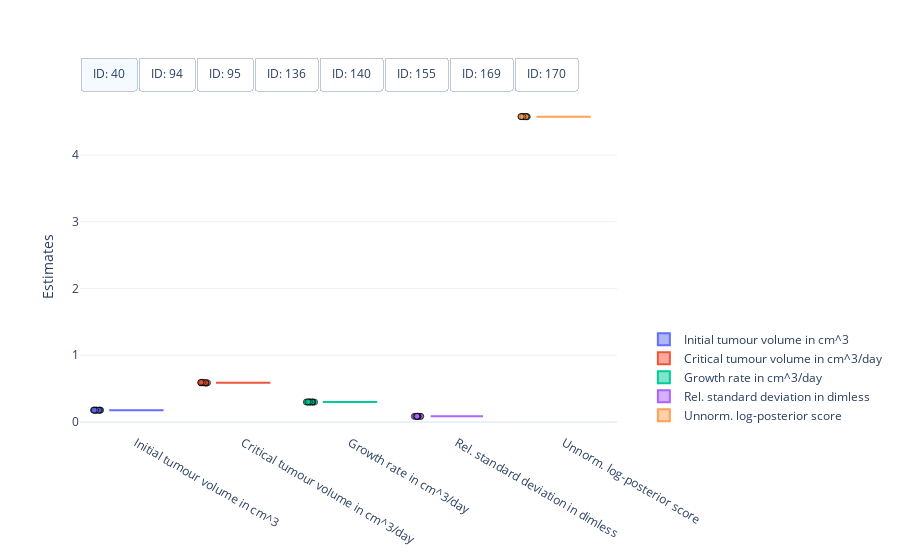

The notebook cell saved with this chart:
### Code cell
#
# Visualisation of the spread of optimised model parameters for multiple runs from different initial points.
#
# This cell needs the above optimised model parameters and their respective objective function scores, as well as the data
# [parameters_multi, scores_multi, data]
#

import pkpd.plots


# Define x labels
xlabels = [
    'Initial tumour volume in cm^3', 
    'Critical tumour volume in cm^3/day',
    'Growth rate in cm^3/day',
    'Rel. standard deviation in dimless',
    'Unnorm. log-posterior score']

# Get mouse ids
mouse_ids = data['#ID'].unique()

# Create figure
fig = pkpd.plots.plot_optimised_parameters(
    parameters_multi, scores_multi, xlabels, mouse_ids)

# Show figure
fig.show()

### Figure 1 — Plotly figure (JSON) as saved in the notebook; plotly's stock layout.template omitted (floating-point values rounded to 4 significant figures)
{"data": [{"boxpoints": "all", "jitter": 0.2, "line": {"color": "#636EFA"}, "marker": {"color": "#636EFA", "line": {"color": "black", "width": 1}, "opacity": 0.7, "symbol": "circle"}, "name": "Initial tumour volume in cm^3", "pointpos": -1.5, "type": "box", "visible": true, "y": [0.1757, 0.1757, 0.1757, 0.1759, 0.1757, 0.1757, 0.1758, 0.1756, 0.1759, 0.1758]}, {"boxpoints": "all", "jitter": 0.2, "line": {"color": "#EF553B"}, "marker": {"color": "#EF553B", "line": {"color": "black", "width": 1}, "opacity": 0.7, "symbol": "circle"}, "name": "Critical tumour volume in cm^3/day", "pointpos": -1.5, "type": "box", "visible": true, "y": [0.5863, 0.5859, 0.5861, 0.5865, 0.5861, 0.5861, 0.5929, 0.5789, 0.5867, 0.5929]}, {"boxpoints": "all", "jitter": 0.2, "line": {"color": "#00CC96"}, "marker": {"color": "#00CC96", "line": {"color": "black", "width": 1}, "opacity": 0.7, "symbol": "circle"}, "name": "Growth rate in cm^3/day", "pointpos": -1.5, "type": "box", "visible": true, "y": [0.2979, 0.2979, 0.2979, 0.2977, 0.2979, 0.2979, 0.2962, 0.2998, 0.2974, 0.2962]}, {"boxpoints": "all", "jitter": 0.2, "line": {"color": "#AB63FA"}, "marker": {"color": "#AB63FA", "line": {"color": "black", "width": 1}, "opacity": 0.7, "symbol": "circle"}, "name": "Rel. standard deviation in dimless", "pointpos": -1.5, "type": "box", "visible": true, "y": [0.08338, 0.08292, 0.08293, 0.08295, 0.08293, 0.08293, 0.08293, 0.08294, 0.08306, 0.08293]}, {"boxpoints": "all", "jitter": 0.2, "line": {"color": "#FFA15A"}, "marker": {"color": "#FFA15A", "line": {"color": "black", "width": 1}, "opacity": 0.7, "symbol": "circle"}, "name": "Unnorm. log-posterior score", "pointpos": -1.5, "type": "box", "visible": true, "y": [4.574, 4.575, 4.575, 4.575, 4.575, 4.575, 4.574, 4.574, 4.574, 4.574]}, {"boxpoints": "all", "jitter": 0.2, "line": {"color": "#636EFA"}, "marker": {"color": "#636EFA", "line": {"color": "black", "width": 1}, "opacity": 0.7, "symbol": "circle"}, "name": "Initial tumour volume in cm^3", "pointpos": -1.5, "type": "box", "visible": false, "y": [0.07325, 0.07325, 0.07325, 0.07325, 0.07325, 0.07325, 0.07325, 0.07325, 0.07325, 0.07325]}, {"boxpoints": "all", "jitter": 0.2, "line": {"color": "#EF553B"}, "marker": {"color": "#EF553B", "line": {"color": "black", "width": 1}, "opacity": 0.7, "symbol": "circle"}, "name": "Critical tumour volume in cm^3/day", "pointpos": -1.5, "type": "box", "visible": false, "y": [0.05611, 0.05611, 0.05611, 0.05611, 0.05611, 0.05611, 0.05611, 0.05611, 0.05611, 0.05611]}, {"boxpoints": "all", "jitter": 0.2, "line": {"color": "#00CC96"}, "marker": {"color": "#00CC96", "line": {"color": "black", "width": 1}, "opacity": 0.7, "symbol": "circle"}, "name": "Growth rate in cm^3/day", "pointpos": -1.5, "type": "box", "visible": false, "y": [0.3584, 0.3584, 0.3584, 0.3584, 0.3584, 0.3584, 0.3584, 0.3584, 0.3584, 0.3584]}, {"boxpoints": "all", "jitter": 0.2, "line": {"color": "#AB63FA"}, "marker": {"color": "#AB63FA", "line": {"color": "black", "width": 1}, "opacity": 0.7, "symbol": "circle"}, "name": "Rel. standard deviation in dimless", "pointpos": -1.5, "type": "box", "visible": false, "y": [0.07164, 0.07164, 0.07164, 0.07164, 0.07164, 0.07164, 0.07164, 0.07164, 0.07164, 0.07164]}, {"boxpoints": "all", "jitter": 0.2, "line": {"color": "#FFA15A"}, "marker": {"color": "#FFA15A", "line": {"color": "black", "width": 1}, "opacity": 0.7, "symbol": "circle"}, "name": "Unnorm. log-posterior score", "pointpos": -1.5, "type": "box", "visible": false, "y": [27.81, 27.81, 27.81, 27.81, 27.81, 27.81, 27.81, 27.81, 27.81, 27.81]}, {"boxpoints": "all", "jitter": 0.2, "line": {"color": "#636EFA"}, "marker": {"color": "#636EFA", "line": {"color": "black", "width": 1}, "opacity": 0.7, "symbol": "circle"}, "name": "Initial tumour volume in cm^3", "pointpos": -1.5, "type": "box", "visible": false, "y": [0.1968, 0.1968, 0.1968, 0.1968, 0.1968, 0.1968, 0.1968, 0.1968, 0.1968, 0.1968]}, {"boxpoints": "all", "jitter": 0.2, "line": {"color": "#EF553B"}, "marker": {"color": "#EF553B", "line": {"color": "black", "width": 1}, "opacity": 0.7, "symbol": "circle"}, "name": "Critical tumour volume in cm^3/day", "pointpos": -1.5, "type": "box", "visible": false, "y": [1.043, 1.043, 1.043, 1.043, 1.043, 1.043, 1.043, 1.043, 1.043, 1.043]}, {"boxpoints": "all", "jitter": 0.2, "line": {"color": "#00CC96"}, "marker": {"color": "#00CC96", "line": {"color": "black", "width": 1}, "opacity": 0.7, "symbol": "circle"}, "name": "Growth rate in cm^3/day", "pointpos": -1.5, "type": "box", "visible": false, "y": [0.1907, 0.1907, 0.1907, 0.1907, 0.1907, 0.1907, 0.1907, 0.1907, 0.1907, 0.1907]}, {"boxpoints": "all", "jitter": 0.2, "line": {"color": "#AB63FA"}, "marker": {"color": "#AB63FA", "line": {"color": "black", "width": 1}, "opacity": 0.7, "symbol": "circle"}, "name": "Rel. standard deviation in dimless", "pointpos": -1.5, "type": "box", "visible": false, "y": [0.1418, 0.1418, 0.1418, 0.1418, 0.1418, 0.1418, 0.1418, 0.1418, 0.1418, 0.1418]}, {"boxpoints": "all", "jitter": 0.2, "line": {"color": "#FFA15A"}, "marker": {"color": "#FFA15A", "line": {"color": "black", "width": 1}, "opacity": 0.7, "symbol": "circle"}, "name": "Unnorm. log-posterior score", "pointpos": -1.5, "type": "box", "visible": false, "y": [0.5006, 0.5006, 0.5006, 0.5006, 0.5006, 0.5006, 0.5006, 0.5006, 0.5006, 0.5006]}, {"boxpoints": "all", "jitter": 0.2, "line": {"color": "#636EFA"}, "marker": {"color": "#636EFA", "line": {"color": "black", "width": 1}, "opacity": 0.7, "symbol": "circle"}, "name": "Initial tumour volume in cm^3", "pointpos": -1.5, "type": "box", "visible": false, "y": [0.1315, 0.1315, 0.1316, 0.1316, 0.1316, 0.1315, 0.1317, 0.1316, 0.1316, 0.1316]}, {"boxpoints": "all", "jitter": 0.2, "line": {"color": "#EF553B"}, "marker": {"color": "#EF553B", "line": {"color": "black", "width": 1}, "opacity": 0.7, "symbol": "circle"}, "name": "Critical tumour volume in cm^3/day", "pointpos": -1.5, "type": "box", "visible": false, "y": [0.5669, 0.5672, 0.5673, 0.5673, 0.5673, 0.5671, 0.5677, 0.5673, 0.5676, 0.5673]}, {"boxpoints": "all", "jitter": 0.2, "line": {"color": "#00CC96"}, "marker": {"color": "#00CC96", "line": {"color": "black", "width": 1}, "opacity": 0.7, "symbol": "circle"}, "name": "Growth rate in cm^3/day", "pointpos": -1.5, "type": "box", "visible": false, "y": [0.1475, 0.1475, 0.1475, 0.1475, 0.1475, 0.1475, 0.1475, 0.1475, 0.1474, 0.1475]}, {"boxpoints": "all", "jitter": 0.2, "line": {"color": "#AB63FA"}, "marker": {"color": "#AB63FA", "line": {"color": "black", "width": 1}, "opacity": 0.7, "symbol": "circle"}, "name": "Rel. standard deviation in dimless", "pointpos": -1.5, "type": "box", "visible": false, "y": [0.07955, 0.0795, 0.07954, 0.07956, 0.07957, 0.07965, 0.07944, 0.07959, 0.07965, 0.07926]}, {"boxpoints": "all", "jitter": 0.2, "line": {"color": "#FFA15A"}, "marker": {"color": "#FFA15A", "line": {"color": "black", "width": 1}, "opacity": 0.7, "symbol": "circle"}, "name": "Unnorm. log-posterior score", "pointpos": -1.5, "type": "box", "visible": false, "y": [17.09, 17.09, 17.09, 17.09, 17.09, 17.09, 17.09, 17.09, 17.09, 17.09]}, {"boxpoints": "all", "jitter": 0.2, "line": {"color": "#636EFA"}, "marker": {"color": "#636EFA", "line": {"color": "black", "width": 1}, "opacity": 0.7, "symbol": "circle"}, "name": "Initial tumour volume in cm^3", "pointpos": -1.5, "type": "box", "visible": false, "y": [0.1081, 0.1081, 0.1081, 0.06033, 0.1081, 0.1081, 0.1081, 0.1081, 0.1081, 0.1081]}, {"boxpoints": "all", "jitter": 0.2, "line": {"color": "#EF553B"}, "marker": {"color": "#EF553B", "line": {"color": "black", "width": 1}, "opacity": 0.7, "symbol": "circle"}, "name": "Critical tumour volume in cm^3/day", "pointpos": -1.5, "type": "box", "visible": false, "y": [1000.0, 1000.0, 1000.0, 0.00245, 1000.0, 1000.0, 1000.0, 1000.0, 1000.0, 1000.0]}, {"boxpoints": "all", "jitter": 0.2, "line": {"color": "#00CC96"}, "marker": {"color": "#00CC96", "line": {"color": "black", "width": 1}, "opacity": 0.7, "symbol": "circle"}, "name": "Growth rate in cm^3/day", "pointpos": -1.5, "type": "box", "visible": false, "y": [0.09779, 0.09779, 0.09779, 15.71, 0.09779, 0.09779, 0.09779, 0.09779, 0.09779, 0.09779]}, {"boxpoints": "all", "jitter": 0.2, "line": {"color": "#AB63FA"}, "marker": {"color": "#AB63FA", "line": {"color": "black", "width": 1}, "opacity": 0.7, "symbol": "circle"}, "name": "Rel. standard deviation in dimless", "pointpos": -1.5, "type": "box", "visible": false, "y": [0.1574, 0.1574, 0.1574, 0.3488, 0.1574, 0.1574, 0.1574, 0.1574, 0.1574, 0.1574]}, {"boxpoints": "all", "jitter": 0.2, "line": {"color": "#FFA15A"}, "marker": {"color": "#FFA15A", "line": {"color": "black", "width": 1}, "opacity": 0.7, "symbol": "circle"}, "name": "Unnorm. log-posterior score", "pointpos": -1.5, "type": "box", "visible": false, "y": [8.45, 8.45, 8.45, -3.43, 8.45, 8.45, 8.45, 8.45, 8.45, 8.45]}, {"boxpoints": "all", "jitter": 0.2, "line": {"color": "#636EFA"}, "marker": {"color": "#636EFA", "line": {"color": "black", "width": 1}, "opacity": 0.7, "symbol": "circle"}, "name": "Initial tumour volume in cm^3", "pointpos": -1.5, "type": "box", "visible": false, "y": [0.1001, 0.1001, 0.1004, 0.1002, 0.1003, 0.1001, 0.1003, 0.1003, 0.1002, 0.1002]}, {"boxpoints": "all", "jitter": 0.2, "line": {"color": "#EF553B"}, "marker": {"color": "#EF553B", "line": {"color": "black", "width": 1}, "opacity": 0.7, "symbol": "circle"}, "name": "Critical tumour volume in cm^3/day", "pointpos": -1.5, "type": "box", "visible": false, "y": [0.1182, 0.1222, 0.1225, 0.1222, 0.1224, 0.1221, 0.1225, 0.1224, 0.1222, 0.1222]}, {"boxpoints": "all", "jitter": 0.2, "line": {"color": "#00CC96"}, "marker": {"color": "#00CC96", "line": {"color": "black", "width": 1}, "opacity": 0.7, "symbol": "circle"}, "name": "Growth rate in cm^3/day", "pointpos": -1.5, "type": "box", "visible": false, "y": [0.7763, 0.757, 0.7553, 0.7565, 0.7557, 0.7572, 0.7551, 0.7554, 0.7565, 0.7565]}, {"boxpoints": "all", "jitter": 0.2, "line": {"color": "#AB63FA"}, "marker": {"color": "#AB63FA", "line": {"color": "black", "width": 1}, "opacity": 0.7, "symbol": "circle"}, "name": "Rel. standard deviation in dimless", "pointpos": -1.5, "type": "box", "visible": false, "y": [0.1373, 0.1369, 0.1375, 0.1373, 0.1374, 0.1376, 0.1376, 0.1369, 0.1373, 0.1373]}, {"boxpoints": "all", "jitter": 0.2, "line": {"color": "#FFA15A"}, "marker": {"color": "#FFA15A", "line": {"color": "black", "width": 1}, "opacity": 0.7, "symbol": "circle"}, "name": "Unnorm. log-posterior score", "pointpos": -1.5, "type": "box", "visible": false, "y": [2.027, 2.03, 2.029, 2.029, 2.029, 2.03, 2.029, 2.029, 2.029, 2.029]}, {"boxpoints": "all", "jitter": 0.2, "line": {"color": "#636EFA"}, "marker": {"color": "#636EFA", "line": {"color": "black", "width": 1}, "opacity": 0.7, "symbol": "circle"}, "name": "Initial tumour volume in cm^3", "pointpos": -1.5, "type": "box", "visible": false, "y": [0.1215, 0.1215, 0.1215, 0.1215, 0.1215, 0.1215, 0.1215, 0.1215, 0.1215, 0.1215]}, {"boxpoints": "all", "jitter": 0.2, "line": {"color": "#EF553B"}, "marker": {"color": "#EF553B", "line": {"color": "black", "width": 1}, "opacity": 0.7, "symbol": "circle"}, "name": "Critical tumour volume in cm^3/day", "pointpos": -1.5, "type": "box", "visible": false, "y": [0.6517, 0.6517, 0.6517, 0.6517, 0.6517, 0.6517, 0.6517, 0.6517, 0.6517, 0.6517]}, {"boxpoints": "all", "jitter": 0.2, "line": {"color": "#00CC96"}, "marker": {"color": "#00CC96", "line": {"color": "black", "width": 1}, "opacity": 0.7, "symbol": "circle"}, "name": "Growth rate in cm^3/day", "pointpos": -1.5, "type": "box", "visible": false, "y": [0.09367, 0.09367, 0.09367, 0.09367, 0.09367, 0.09367, 0.09367, 0.09367, 0.09367, 0.09367]}, {"boxpoints": "all", "jitter": 0.2, "line": {"color": "#AB63FA"}, "marker": {"color": "#AB63FA", "line": {"color": "black", "width": 1}, "opacity": 0.7, "symbol": "circle"}, "name": "Rel. standard deviation in dimless", "pointpos": -1.5, "type": "box", "visible": false, "y": [0.04274, 0.04274, 0.04274, 0.04274, 0.04274, 0.04274, 0.04274, 0.04274, 0.04274, 0.04274]}, {"boxpoints": "all", "jitter": 0.2, "line": {"color": "#FFA15A"}, "marker": {"color": "#FFA15A", "line": {"color": "black", "width": 1}, "opacity": 0.7, "symbol": "circle"}, "name": "Unnorm. log-posterior score", "pointpos": -1.5, "type": "box", "visible": false, "y": [31.57, 31.57, 31.57, 31.57, 31.57, 31.57, 31.57, 31.57, 31.57, 31.57]}, {"boxpoints": "all", "jitter": 0.2, "line": {"color": "#636EFA"}, "marker": {"color": "#636EFA", "line": {"color": "black", "width": 1}, "opacity": 0.7, "symbol": "circle"}, "name": "Initial tumour volume in cm^3", "pointpos": -1.5, "type": "box", "visible": false, "y": [0.08314, 0.08314, 0.08314, 0.08314, 0.08314, 0.08314, 0.08314, 0.08314, 0.08314, 0.08314]}, {"boxpoints": "all", "jitter": 0.2, "line": {"color": "#EF553B"}, "marker": {"color": "#EF553B", "line": {"color": "black", "width": 1}, "opacity": 0.7, "symbol": "circle"}, "name": "Critical tumour volume in cm^3/day", "pointpos": -1.5, "type": "box", "visible": false, "y": [1.014, 1.014, 1.014, 1.014, 1.014, 1.014, 1.014, 1.014, 1.014, 1.014]}, {"boxpoints": "all", "jitter": 0.2, "line": {"color": "#00CC96"}, "marker": {"color": "#00CC96", "line": {"color": "black", "width": 1}, "opacity": 0.7, "symbol": "circle"}, "name": "Growth rate in cm^3/day", "pointpos": -1.5, "type": "box", "visible": false, "y": [0.0836, 0.0836, 0.0836, 0.0836, 0.0836, 0.0836, 0.0836, 0.0836, 0.0836, 0.0836]}, {"boxpoints": "all", "jitter": 0.2, "line": {"color": "#AB63FA"}, "marker": {"color": "#AB63FA", "line": {"color": "black", "width": 1}, "opacity": 0.7, "symbol": "circle"}, "name": "Rel. standard deviation in dimless", "pointpos": -1.5, "type": "box", "visible": false, "y": [0.05984, 0.05984, 0.05984, 0.05984, 0.05984, 0.05984, 0.05984, 0.05984, 0.05984, 0.05984]}, {"boxpoints": "all", "jitter": 0.2, "line": {"color": "#FFA15A"}, "marker": {"color": "#FFA15A", "line": {"color": "black", "width": 1}, "opacity": 0.7, "symbol": "circle"}, "name": "Unnorm. log-posterior score", "pointpos": -1.5, "type": "box", "visible": false, "y": [31.43, 31.43, 31.43, 31.43, 31.43, 31.43, 31.43, 31.43, 31.43, 31.43]}], "layout": {"autosize": true, "legend": {"x": 1.05, "xanchor": "left", "y": 0.01, "yanchor": "bottom"}, "updatemenus": [{"buttons": [{"args": [{"visible": [true, true, true, true, true, false, false, false, false, false, false, false, false, false, false, false, false, false, false, false, false, false, false, false, false, false, false, false, false, false, false, false, false, false, false, false, false, false, false, false]}], "label": "ID: 40", "method": "restyle"}, {"args": [{"visible": [false, false, false, false, false, true, true, true, true, true, false, false, false, false, false, false, false, false, false, false, false, false, false, false, false, false, false, false, false, false, false, false, false, false, false, false, false, false, false, false]}], "label": "ID: 94", "method": "restyle"}, {"args": [{"visible": [false, false, false, false, false, false, false, false, false, false, true, true, true, true, true, false, false, false, false, false, false, false, false, false, false, false, false, false, false, false, false, false, false, false, false, false, false, false, false, false]}], "label": "ID: 95", "method": "restyle"}, {"args": [{"visible": [false, false, false, false, false, false, false, false, false, false, false, false, false, false, false, true, true, true, true, true, false, false, false, false, false, false, false, false, false, false, false, false, false, false, false, false, false, false, false, false]}], "label": "ID: 136", "method": "restyle"}, {"args": [{"visible": [false, false, false, false, false, false, false, false, false, false, false, false, false, false, false, false, false, false, false, false, true, true, true, true, true, false, false, false, false, false, false, false, false, false, false, false, false, false, false, false]}], "label": "ID: 140", "method": "restyle"}, {"args": [{"visible": [false, false, false, false, false, false, false, false, false, false, false, false, false, false, false, false, false, false, false, false, false, false, false, false, false, true, true, true, true, true, false, false, false, false, false, false, false, false, false, false]}], "label": "ID: 155", "method": "restyle"}, {"args": [{"visible": [false, false, false, false, false, false, false, false, false, false, false, false, false, false, false, false, false, false, false, false, false, false, false, false, false, false, false, false, false, false, true, true, true, true, true, false, false, false, false, false]}], "label": "ID: 169", "method": "restyle"}, {"args": [{"visible": [false, false, false, false, false, false, false, false, false, false, false, false, false, false, false, false, false, false, false, false, false, false, false, false, false, false, false, false, false, false, false, false, false, false, false, true, true, true, true, true]}], "label": "ID: 170", "method": "restyle"}], "direction": "right", "pad": {"r": 0, "t": -10}, "showactive": true, "type": "buttons", "x": 0, "xanchor": "left", "y": 1.1, "yanchor": "top"}], "yaxis": {"title": {"text": "Estimates"}}}}
